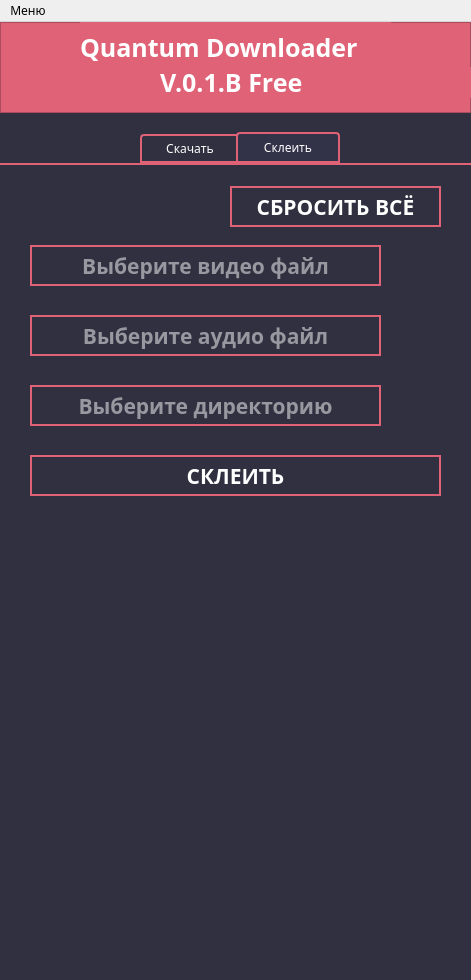
<?xml version="1.0" encoding="UTF-8"?>
<ui version="4.0">
 <class>MainWindow</class>
 <widget class="QMainWindow" name="MainWindow">
  <property name="geometry">
   <rect>
    <x>0</x>
    <y>0</y>
    <width>471</width>
    <height>980</height>
   </rect>
  </property>
  <property name="minimumSize">
   <size>
    <width>471</width>
    <height>980</height>
   </size>
  </property>
  <property name="maximumSize">
   <size>
    <width>471</width>
    <height>980</height>
   </size>
  </property>
  <property name="font">
   <font>
    <family>Montserrat</family>
    <weight>50</weight>
    <bold>false</bold>
   </font>
  </property>
  <property name="windowTitle">
   <string>MainWindow</string>
  </property>
  <property name="toolTipDuration">
   <number>-1</number>
  </property>
  <property name="styleSheet">
   <string notr="true">QComboBox {
color: white;
border: 2px solid #df6277;
}
  
QComboBox:drop-down {
    width: 0px;  /* set the width of the drop down */
}

QScrollBar:vertical {
     background-color: #46465d;
     width: 15px;
     margin: 15px 3px 15px 3px;
     border: 1px transparent #46465d;
     border-radius: 4px;
}

QScrollBar:handle:vertical {
     background-color: #df6277;         /* #605F5F; */
     min-height: 5px;
     border-radius: 4px;
}

QScrollBar:sub-line:vertical {
	 border: None;
     margin: 3px 0px 3px 0px;      /* # &lt;-------- */
     height: 10px;
     width: 10px;
     subcontrol-position: top;
     subcontrol-origin: margin;
}

QScrollBar:add-line:vertical {
	 border: None;
     margin: 3px 0px 3px 0px;     /* # &lt;-------- */
     height: 10px;
     width: 10px;
     subcontrol-position: bottom;
     subcontrol-origin: margin;
 }

QScrollBar:sub-line:vertical:hover, QScrollBar::sub-line:vertical:on {
               /* # &lt;-------- */
     height: 10px;
     width: 10px;
     subcontrol-position: top;
     subcontrol-origin: margin;
}


QScrollBar:add-line:vertical:hover, QScrollBar:add-line:vertical:on {              /* # &lt;-------- */
     height: 10px;
     width: 10px;
     subcontrol-position: bottom;
     subcontrol-origin: margin;
}

QScrollBar:up-arrow:vertical, QScrollBar:down-arrow:vertical {
     background: none;
}


QScrollBar:add-page:vertical, QScrollBar:sub-page:vertical {
     background: none;
}

QComboBox QAbstractItemView {
color: white;
border: 2px solid #df6277;
}
</string>
  </property>
  <property name="documentMode">
   <bool>true</bool>
  </property>
  <property name="dockNestingEnabled">
   <bool>true</bool>
  </property>
  <widget class="QWidget" name="centralwidget">
   <property name="styleSheet">
    <string notr="true">background-color: #303040;

</string>
   </property>
   <widget class="QFrame" name="frame">
    <property name="geometry">
     <rect>
      <x>0</x>
      <y>0</y>
      <width>471</width>
      <height>91</height>
     </rect>
    </property>
    <property name="styleSheet">
     <string notr="true">background-color: #df6277;</string>
    </property>
    <property name="frameShape">
     <enum>QFrame::StyledPanel</enum>
    </property>
    <property name="frameShadow">
     <enum>QFrame::Raised</enum>
    </property>
    <widget class="QLabel" name="label">
     <property name="geometry">
      <rect>
       <x>80</x>
       <y>0</y>
       <width>311</width>
       <height>51</height>
      </rect>
     </property>
     <property name="font">
      <font>
       <family>Montserrat</family>
       <pointsize>19</pointsize>
       <weight>75</weight>
       <bold>true</bold>
      </font>
     </property>
     <property name="styleSheet">
      <string notr="true">color: white;</string>
     </property>
     <property name="text">
      <string>Quantum Downloader</string>
     </property>
    </widget>
    <widget class="QLabel" name="label_2">
     <property name="geometry">
      <rect>
       <x>160</x>
       <y>45</y>
       <width>311</width>
       <height>31</height>
      </rect>
     </property>
     <property name="font">
      <font>
       <family>Montserrat</family>
       <pointsize>19</pointsize>
       <weight>75</weight>
       <bold>true</bold>
      </font>
     </property>
     <property name="styleSheet">
      <string notr="true">color: white;</string>
     </property>
     <property name="text">
      <string>V.0.1.B Free</string>
     </property>
    </widget>
   </widget>
   <widget class="QTabWidget" name="tabWidget">
    <property name="geometry">
     <rect>
      <x>-10</x>
      <y>110</y>
      <width>481</width>
      <height>851</height>
     </rect>
    </property>
    <property name="font">
     <font>
      <family>Montserrat</family>
      <pointsize>9</pointsize>
      <weight>50</weight>
      <bold>false</bold>
     </font>
    </property>
    <property name="styleSheet">
     <string notr="true">
 QTabWidget::pane { /* Рамка виджета со вкладками */

     border-top: 2px solid #df6277;
     position: absolute;
	 top: -0.8em;

 }

 QTabWidget::tab-bar {
     min-width: 200px;
	 left: 150px;
}

QTabBar::tab {
    background-color: #303040;
	border: 2px solid #df6277;
    color: white;
    border-bottom-color: #df6277; /* same as the pane color */
    border-top-left-radius: 4px;
    border-top-right-radius: 4px;
    padding: 4px;
}



QTabBar::tab:hover {
background-color: #2b2b3e;
}

QTabBar::tab:selected {
background-color: #323248;
margin-left: -4px;
margin-right: -4px;

}

QTabBar::tab:first:selected {
    margin-left: 0; /* the first selected tab has nothing to overlap with on the left */
}

QTabBar::tab:last:selected {
    margin-right: 0; /* the last selected tab has nothing to overlap with on the right */
}

QTabBar::tab:!selected {
    margin-top: 2px; /* make non-selected tabs look smaller */
}



</string>
    </property>
    <property name="currentIndex">
     <number>1</number>
    </property>
    <widget class="QWidget" name="basic">
     <property name="font">
      <font>
       <family>Montserrat</family>
       <pointsize>9</pointsize>
       <weight>50</weight>
       <bold>false</bold>
      </font>
     </property>
     <attribute name="title">
      <string>Скачать</string>
     </attribute>
     <widget class="QComboBox" name="tikaudio">
      <property name="geometry">
       <rect>
        <x>180</x>
        <y>575</y>
        <width>271</width>
        <height>41</height>
       </rect>
      </property>
      <property name="font">
       <font>
        <family>Montserrat</family>
        <pointsize>12</pointsize>
        <weight>75</weight>
        <bold>true</bold>
       </font>
      </property>
      <property name="toolTip">
       <string>&lt;html&gt;&lt;head/&gt;&lt;body&gt;&lt;p align=&quot;center&quot;&gt;Поле, где можно выбрать один из вариантов для загрузки аудиофайла &lt;/p&gt;&lt;/body&gt;&lt;/html&gt;</string>
      </property>
      <property name="styleSheet">
       <string notr="true"/>
      </property>
     </widget>
     <widget class="QPushButton" name="formatsvideo">
      <property name="geometry">
       <rect>
        <x>180</x>
        <y>240</y>
        <width>271</width>
        <height>41</height>
       </rect>
      </property>
      <property name="font">
       <font>
        <family>Montserrat</family>
        <pointsize>16</pointsize>
        <weight>75</weight>
        <bold>true</bold>
       </font>
      </property>
      <property name="toolTip">
       <string>&lt;html&gt;&lt;head/&gt;&lt;body&gt;&lt;p align=&quot;center&quot;&gt;Кнопка, чтобы узнать данные об доступных вариантах для загрузки видеофайла&lt;/p&gt;&lt;/body&gt;&lt;/html&gt;</string>
      </property>
      <property name="toolTipDuration">
       <number>-1</number>
      </property>
      <property name="styleSheet">
       <string notr="true">QPushButton {
color: white;
border: 2px solid #df6277;

}

QPushButton:hover {
background-color: #2b2b3e;
}

QPushButton:pressed {
background-color: #323248;
}</string>
      </property>
      <property name="text">
       <string>УЗНАТЬ ФОРМАТЫ</string>
      </property>
     </widget>
     <widget class="Line" name="line_2">
      <property name="geometry">
       <rect>
        <x>40</x>
        <y>490</y>
        <width>411</width>
        <height>16</height>
       </rect>
      </property>
      <property name="styleSheet">
       <string notr="true"/>
      </property>
      <property name="orientation">
       <enum>Qt::Horizontal</enum>
      </property>
     </widget>
     <widget class="QLabel" name="label_3">
      <property name="geometry">
       <rect>
        <x>30</x>
        <y>280</y>
        <width>131</width>
        <height>61</height>
       </rect>
      </property>
      <property name="font">
       <font>
        <family>Montserrat</family>
        <pointsize>16</pointsize>
        <weight>75</weight>
        <bold>true</bold>
       </font>
      </property>
      <property name="styleSheet">
       <string notr="true">color: white;</string>
      </property>
      <property name="text">
       <string>ФОРМАТЫ</string>
      </property>
     </widget>
     <widget class="QPushButton" name="formatsaudio">
      <property name="geometry">
       <rect>
        <x>180</x>
        <y>525</y>
        <width>271</width>
        <height>41</height>
       </rect>
      </property>
      <property name="font">
       <font>
        <family>Montserrat</family>
        <pointsize>16</pointsize>
        <weight>75</weight>
        <bold>true</bold>
       </font>
      </property>
      <property name="toolTip">
       <string>&lt;html&gt;&lt;head/&gt;&lt;body&gt;&lt;p align=&quot;center&quot;&gt;Кнопка, чтобы узнать данные об доступных вариантах для загрузки аудиофайла&lt;/p&gt;&lt;/body&gt;&lt;/html&gt;</string>
      </property>
      <property name="styleSheet">
       <string notr="true">QPushButton {
color: white;
border: 2px solid #df6277;
}

QPushButton:hover {
background-color: #2b2b3e;
}

QPushButton:pressed {
background-color: #323248;
}</string>
      </property>
      <property name="text">
       <string>УЗНАТЬ ФОРМАТЫ</string>
      </property>
     </widget>
     <widget class="QPushButton" name="downloadaudio">
      <property name="geometry">
       <rect>
        <x>40</x>
        <y>720</y>
        <width>411</width>
        <height>41</height>
       </rect>
      </property>
      <property name="font">
       <font>
        <family>Montserrat</family>
        <pointsize>16</pointsize>
        <weight>75</weight>
        <bold>true</bold>
       </font>
      </property>
      <property name="toolTip">
       <string>&lt;html&gt;&lt;head/&gt;&lt;body&gt;&lt;p align=&quot;center&quot;&gt;Кнопка для загрузки аудиофайла&lt;/p&gt;&lt;/body&gt;&lt;/html&gt;</string>
      </property>
      <property name="styleSheet">
       <string notr="true">QPushButton {
color: white;
border: 2px solid #df6277;
}

QPushButton:hover {
background-color: #2b2b3e;
}

QPushButton:pressed {
background-color: #323248;
}</string>
      </property>
      <property name="text">
       <string>СКАЧАТЬ АУДИО</string>
      </property>
     </widget>
     <widget class="QProgressBar" name="progress">
      <property name="geometry">
       <rect>
        <x>40</x>
        <y>370</y>
        <width>411</width>
        <height>31</height>
       </rect>
      </property>
      <property name="font">
       <font>
        <family>Montserrat</family>
        <pointsize>16</pointsize>
        <weight>75</weight>
        <bold>true</bold>
       </font>
      </property>
      <property name="toolTip">
       <string>&lt;html&gt;&lt;head/&gt;&lt;body&gt;&lt;p align=&quot;center&quot;&gt;Строка прогресса загрузки видеофайла&lt;/p&gt;&lt;/body&gt;&lt;/html&gt;</string>
      </property>
      <property name="styleSheet">
       <string notr="true">QProgressBar {
	border: 2px solid #df6277;
	color: white;
 }

QProgressBar::chunk {
     background-color: #05B8CC;
     width: 20px;
 }

QProgressBar {
	border: 2px solid #df6277;
     text-align: center;
 }</string>
      </property>
      <property name="value">
       <number>0</number>
      </property>
     </widget>
     <widget class="QRadioButton" name="audio">
      <property name="geometry">
       <rect>
        <x>40</x>
        <y>535</y>
        <width>111</width>
        <height>21</height>
       </rect>
      </property>
      <property name="font">
       <font>
        <family>Montserrat</family>
        <pointsize>16</pointsize>
        <weight>75</weight>
        <bold>true</bold>
       </font>
      </property>
      <property name="styleSheet">
       <string notr="true">color: white;</string>
      </property>
      <property name="text">
       <string>АУДИО</string>
      </property>
     </widget>
     <widget class="QLabel" name="label_4">
      <property name="geometry">
       <rect>
        <x>30</x>
        <y>565</y>
        <width>131</width>
        <height>61</height>
       </rect>
      </property>
      <property name="font">
       <font>
        <family>Montserrat</family>
        <pointsize>16</pointsize>
        <weight>75</weight>
        <bold>true</bold>
       </font>
      </property>
      <property name="styleSheet">
       <string notr="true">color: white;</string>
      </property>
      <property name="text">
       <string>ФОРМАТЫ</string>
      </property>
     </widget>
     <widget class="QLineEdit" name="url_yout">
      <property name="geometry">
       <rect>
        <x>40</x>
        <y>80</y>
        <width>411</width>
        <height>41</height>
       </rect>
      </property>
      <property name="font">
       <font>
        <family>Montserrat</family>
        <pointsize>16</pointsize>
        <weight>75</weight>
        <bold>true</bold>
        <stylestrategy>PreferDefault</stylestrategy>
       </font>
      </property>
      <property name="styleSheet">
       <string notr="true">color: white;
border: 2px solid #df6277;</string>
      </property>
      <property name="text">
       <string/>
      </property>
      <property name="alignment">
       <set>Qt::AlignCenter</set>
      </property>
      <property name="placeholderText">
       <string>Введите URL с YouTube</string>
      </property>
     </widget>
     <widget class="QRadioButton" name="video">
      <property name="geometry">
       <rect>
        <x>40</x>
        <y>250</y>
        <width>101</width>
        <height>21</height>
       </rect>
      </property>
      <property name="font">
       <font>
        <family>Montserrat</family>
        <pointsize>16</pointsize>
        <weight>75</weight>
        <bold>true</bold>
       </font>
      </property>
      <property name="styleSheet">
       <string notr="true">color: white;</string>
      </property>
      <property name="text">
       <string>ВИДЕО</string>
      </property>
     </widget>
     <widget class="Line" name="line">
      <property name="geometry">
       <rect>
        <x>40</x>
        <y>210</y>
        <width>411</width>
        <height>16</height>
       </rect>
      </property>
      <property name="styleSheet">
       <string notr="true"/>
      </property>
      <property name="orientation">
       <enum>Qt::Horizontal</enum>
      </property>
     </widget>
     <widget class="QLineEdit" name="outfile">
      <property name="geometry">
       <rect>
        <x>40</x>
        <y>150</y>
        <width>351</width>
        <height>41</height>
       </rect>
      </property>
      <property name="font">
       <font>
        <family>Montserrat</family>
        <pointsize>16</pointsize>
        <weight>75</weight>
        <bold>true</bold>
        <stylestrategy>PreferDefault</stylestrategy>
       </font>
      </property>
      <property name="styleSheet">
       <string notr="true">color: white;
border: 2px solid #df6277;</string>
      </property>
      <property name="text">
       <string/>
      </property>
      <property name="alignment">
       <set>Qt::AlignCenter</set>
      </property>
      <property name="placeholderText">
       <string>Выберите директорию</string>
      </property>
     </widget>
     <widget class="QProgressBar" name="progress_2">
      <property name="geometry">
       <rect>
        <x>40</x>
        <y>665</y>
        <width>411</width>
        <height>31</height>
       </rect>
      </property>
      <property name="font">
       <font>
        <family>Montserrat</family>
        <pointsize>16</pointsize>
        <weight>75</weight>
        <bold>true</bold>
       </font>
      </property>
      <property name="toolTip">
       <string>&lt;html&gt;&lt;head/&gt;&lt;body&gt;&lt;p align=&quot;center&quot;&gt;Строка прогресса загрузки аудиофайла&lt;/p&gt;&lt;/body&gt;&lt;/html&gt;</string>
      </property>
      <property name="styleSheet">
       <string notr="true">QProgressBar {
	border: 2px solid #df6277;
	color: white;
 }

QProgressBar::chunk {
     background-color: #05B8CC;
     width: 20px;
 }

QProgressBar {
	border: 2px solid #df6277;
     text-align: center;
 }</string>
      </property>
      <property name="value">
       <number>0</number>
      </property>
     </widget>
     <widget class="QComboBox" name="tikvideo">
      <property name="geometry">
       <rect>
        <x>180</x>
        <y>290</y>
        <width>271</width>
        <height>41</height>
       </rect>
      </property>
      <property name="font">
       <font>
        <family>Montserrat</family>
        <pointsize>12</pointsize>
        <weight>75</weight>
        <bold>true</bold>
       </font>
      </property>
      <property name="contextMenuPolicy">
       <enum>Qt::NoContextMenu</enum>
      </property>
      <property name="toolTip">
       <string>&lt;html&gt;&lt;head/&gt;&lt;body&gt;&lt;p align=&quot;center&quot;&gt;Поле, где можно выбрать один из вариантов для загрузки видеофайла &lt;/p&gt;&lt;/body&gt;&lt;/html&gt;</string>
      </property>
      <property name="layoutDirection">
       <enum>Qt::LeftToRight</enum>
      </property>
      <property name="styleSheet">
       <string notr="true"/>
      </property>
      <property name="inputMethodHints">
       <set>Qt::ImhNone</set>
      </property>
      <property name="editable">
       <bool>false</bool>
      </property>
      <property name="insertPolicy">
       <enum>QComboBox::NoInsert</enum>
      </property>
      <property name="frame">
       <bool>true</bool>
      </property>
     </widget>
     <widget class="QPushButton" name="downloadvideo">
      <property name="geometry">
       <rect>
        <x>40</x>
        <y>425</y>
        <width>411</width>
        <height>41</height>
       </rect>
      </property>
      <property name="font">
       <font>
        <family>Montserrat</family>
        <pointsize>16</pointsize>
        <weight>75</weight>
        <bold>true</bold>
       </font>
      </property>
      <property name="toolTip">
       <string>&lt;html&gt;&lt;head/&gt;&lt;body&gt;&lt;p align=&quot;center&quot;&gt;Кнопка для загрузки видеофайла&lt;/p&gt;&lt;/body&gt;&lt;/html&gt;</string>
      </property>
      <property name="styleSheet">
       <string notr="true">QPushButton {
color: white;
border: 2px solid #df6277;
}

QPushButton:hover {
background-color: #2b2b3e;
}

QPushButton:pressed {
background-color: #323248;
}</string>
      </property>
      <property name="text">
       <string>СКАЧАТЬ ВИДЕО</string>
      </property>
     </widget>
     <widget class="QPushButton" name="file">
      <property name="geometry">
       <rect>
        <x>400</x>
        <y>150</y>
        <width>51</width>
        <height>41</height>
       </rect>
      </property>
      <property name="toolTip">
       <string>&lt;html&gt;&lt;head/&gt;&lt;body&gt;&lt;p align=&quot;center&quot;&gt;Кнопка для указания директории&lt;/p&gt;&lt;/body&gt;&lt;/html&gt;</string>
      </property>
      <property name="styleSheet">
       <string notr="true">QPushButton {
border: None;
}</string>
      </property>
      <property name="text">
       <string/>
      </property>
      <property name="icon">
       <iconset resource="icons_ha.qrc">
        <normaloff>:/newPrefix/images/select_directory.png</normaloff>:/newPrefix/images/select_directory.png</iconset>
      </property>
      <property name="iconSize">
       <size>
        <width>35</width>
        <height>35</height>
       </size>
      </property>
      <property name="checkable">
       <bool>false</bool>
      </property>
     </widget>
     <widget class="QPushButton" name="sbrosdown">
      <property name="geometry">
       <rect>
        <x>240</x>
        <y>21</y>
        <width>211</width>
        <height>41</height>
       </rect>
      </property>
      <property name="font">
       <font>
        <family>Montserrat</family>
        <pointsize>16</pointsize>
        <weight>75</weight>
        <bold>true</bold>
       </font>
      </property>
      <property name="toolTip">
       <string>&lt;html&gt;&lt;head/&gt;&lt;body&gt;&lt;p align=&quot;center&quot;&gt;Кнопка для сброса всех данных во вкладке &amp;quot;Скачать&amp;quot;&lt;/p&gt;&lt;/body&gt;&lt;/html&gt;</string>
      </property>
      <property name="styleSheet">
       <string notr="true">QPushButton {
color: white;
border: 2px solid #df6277;
}

QPushButton:hover {
background-color: #2b2b3e;
}

QPushButton:pressed {
background-color: #323248;
}</string>
      </property>
      <property name="text">
       <string>СБРОСИТЬ ВСЁ</string>
      </property>
     </widget>
    </widget>
    <widget class="QWidget" name="add">
     <property name="font">
      <font>
       <family>Montserrat</family>
       <pointsize>9</pointsize>
      </font>
     </property>
     <attribute name="title">
      <string>Склеить</string>
     </attribute>
     <widget class="QLineEdit" name="son1">
      <property name="geometry">
       <rect>
        <x>40</x>
        <y>80</y>
        <width>351</width>
        <height>41</height>
       </rect>
      </property>
      <property name="font">
       <font>
        <family>Montserrat</family>
        <pointsize>16</pointsize>
        <weight>75</weight>
        <bold>true</bold>
        <stylestrategy>PreferDefault</stylestrategy>
       </font>
      </property>
      <property name="styleSheet">
       <string notr="true">color: white;
border: 2px solid #df6277;</string>
      </property>
      <property name="text">
       <string/>
      </property>
      <property name="alignment">
       <set>Qt::AlignCenter</set>
      </property>
      <property name="placeholderText">
       <string>Выберите видео файл</string>
      </property>
     </widget>
     <widget class="QLineEdit" name="son2">
      <property name="geometry">
       <rect>
        <x>40</x>
        <y>150</y>
        <width>351</width>
        <height>41</height>
       </rect>
      </property>
      <property name="font">
       <font>
        <family>Montserrat</family>
        <pointsize>16</pointsize>
        <weight>75</weight>
        <bold>true</bold>
        <stylestrategy>PreferDefault</stylestrategy>
       </font>
      </property>
      <property name="styleSheet">
       <string notr="true">color: white;
border: 2px solid #df6277;</string>
      </property>
      <property name="text">
       <string/>
      </property>
      <property name="alignment">
       <set>Qt::AlignCenter</set>
      </property>
      <property name="placeholderText">
       <string>Выберите аудио файл</string>
      </property>
     </widget>
     <widget class="QPushButton" name="son1_file">
      <property name="geometry">
       <rect>
        <x>400</x>
        <y>80</y>
        <width>51</width>
        <height>41</height>
       </rect>
      </property>
      <property name="toolTip">
       <string>&lt;html&gt;&lt;head/&gt;&lt;body&gt;&lt;p align=&quot;center&quot;&gt;Кнопк для указания видеофайла&lt;/p&gt;&lt;/body&gt;&lt;/html&gt;</string>
      </property>
      <property name="styleSheet">
       <string notr="true">QPushButton {
border: None;
}</string>
      </property>
      <property name="text">
       <string/>
      </property>
      <property name="icon">
       <iconset resource="icons_ha.qrc">
        <normaloff>:/newPrefix/images/select_file.png</normaloff>:/newPrefix/images/select_file.png</iconset>
      </property>
      <property name="iconSize">
       <size>
        <width>35</width>
        <height>35</height>
       </size>
      </property>
      <property name="checkable">
       <bool>false</bool>
      </property>
     </widget>
     <widget class="QPushButton" name="son2_file">
      <property name="geometry">
       <rect>
        <x>400</x>
        <y>150</y>
        <width>51</width>
        <height>41</height>
       </rect>
      </property>
      <property name="toolTip">
       <string>&lt;html&gt;&lt;head/&gt;&lt;body&gt;&lt;p align=&quot;center&quot;&gt;Кнопка для указания аудиофайла&lt;/p&gt;&lt;/body&gt;&lt;/html&gt;</string>
      </property>
      <property name="styleSheet">
       <string notr="true">QPushButton {
border: None;
}</string>
      </property>
      <property name="text">
       <string/>
      </property>
      <property name="icon">
       <iconset resource="icons_ha.qrc">
        <normaloff>:/newPrefix/images/select_file.png</normaloff>:/newPrefix/images/select_file.png</iconset>
      </property>
      <property name="iconSize">
       <size>
        <width>35</width>
        <height>35</height>
       </size>
      </property>
      <property name="checkable">
       <bool>false</bool>
      </property>
     </widget>
     <widget class="QPushButton" name="skvideoandaudio">
      <property name="geometry">
       <rect>
        <x>40</x>
        <y>290</y>
        <width>411</width>
        <height>41</height>
       </rect>
      </property>
      <property name="font">
       <font>
        <family>Montserrat</family>
        <pointsize>16</pointsize>
        <weight>75</weight>
        <bold>true</bold>
       </font>
      </property>
      <property name="toolTip">
       <string>&lt;html&gt;&lt;head/&gt;&lt;body&gt;&lt;p align=&quot;center&quot;&gt;Кнопка для склеивания видеофайла и аудиофайла&lt;/p&gt;&lt;/body&gt;&lt;/html&gt;</string>
      </property>
      <property name="styleSheet">
       <string notr="true">QPushButton {
color: white;
border: 2px solid #df6277;
}

QPushButton:hover {
background-color: #2b2b3e;
}

QPushButton:pressed {
background-color: #323248;
}</string>
      </property>
      <property name="text">
       <string>СКЛЕИТЬ</string>
      </property>
     </widget>
     <widget class="QPushButton" name="son3_file">
      <property name="geometry">
       <rect>
        <x>400</x>
        <y>220</y>
        <width>51</width>
        <height>41</height>
       </rect>
      </property>
      <property name="toolTip">
       <string>&lt;html&gt;&lt;head/&gt;&lt;body&gt;&lt;p align=&quot;center&quot;&gt;Кнопка для указания имени и директории выходного видеофайла&lt;/p&gt;&lt;/body&gt;&lt;/html&gt;</string>
      </property>
      <property name="styleSheet">
       <string notr="true">QPushButton {
border: None;
}</string>
      </property>
      <property name="text">
       <string/>
      </property>
      <property name="icon">
       <iconset resource="icons_ha.qrc">
        <normaloff>:/newPrefix/images/select_directory.png</normaloff>:/newPrefix/images/select_directory.png</iconset>
      </property>
      <property name="iconSize">
       <size>
        <width>35</width>
        <height>35</height>
       </size>
      </property>
      <property name="checkable">
       <bool>false</bool>
      </property>
     </widget>
     <widget class="QLineEdit" name="son3">
      <property name="geometry">
       <rect>
        <x>40</x>
        <y>220</y>
        <width>351</width>
        <height>41</height>
       </rect>
      </property>
      <property name="font">
       <font>
        <family>Montserrat</family>
        <pointsize>16</pointsize>
        <weight>75</weight>
        <bold>true</bold>
        <stylestrategy>PreferDefault</stylestrategy>
       </font>
      </property>
      <property name="styleSheet">
       <string notr="true">color: white;
border: 2px solid #df6277;</string>
      </property>
      <property name="text">
       <string/>
      </property>
      <property name="alignment">
       <set>Qt::AlignCenter</set>
      </property>
      <property name="placeholderText">
       <string>Выберите директорию</string>
      </property>
     </widget>
     <widget class="QPushButton" name="sbrosskl">
      <property name="geometry">
       <rect>
        <x>240</x>
        <y>21</y>
        <width>211</width>
        <height>41</height>
       </rect>
      </property>
      <property name="font">
       <font>
        <family>Montserrat</family>
        <pointsize>16</pointsize>
        <weight>75</weight>
        <bold>true</bold>
       </font>
      </property>
      <property name="toolTip">
       <string>&lt;html&gt;&lt;head/&gt;&lt;body&gt;&lt;p align=&quot;center&quot;&gt;Кнопка для сброса всех данных во вкладке &amp;quot;Склеить&amp;quot;&lt;/p&gt;&lt;/body&gt;&lt;/html&gt;</string>
      </property>
      <property name="styleSheet">
       <string notr="true">QPushButton {
color: white;
border: 2px solid #df6277;
}

QPushButton:hover {
background-color: #2b2b3e;
}

QPushButton:pressed {
background-color: #323248;
}</string>
      </property>
      <property name="text">
       <string>СБРОСИТЬ ВСЁ</string>
      </property>
     </widget>
    </widget>
   </widget>
  </widget>
  <widget class="QMenuBar" name="menubar">
   <property name="geometry">
    <rect>
     <x>0</x>
     <y>0</y>
     <width>471</width>
     <height>22</height>
    </rect>
   </property>
   <property name="font">
    <font>
     <family>Montserrat</family>
     <weight>50</weight>
     <bold>false</bold>
    </font>
   </property>
   <property name="styleSheet">
    <string notr="true"/>
   </property>
   <widget class="QMenu" name="menu">
    <property name="font">
     <font>
      <family>Montserrat</family>
     </font>
    </property>
    <property name="title">
     <string>Меню</string>
    </property>
    <property name="icon">
     <iconset resource="icons_ha.qrc">
      <normaloff>:/newPrefix/images/menu_programm.png</normaloff>:/newPrefix/images/menu_programm.png</iconset>
    </property>
    <addaction name="help"/>
    <addaction name="developer"/>
   </widget>
   <addaction name="menu"/>
  </widget>
  <action name="developer">
   <property name="checkable">
    <bool>true</bool>
   </property>
   <property name="icon">
    <iconset resource="icons_ha.qrc">
     <normaloff>:/newPrefix/images/internet_developer.png</normaloff>:/newPrefix/images/internet_developer.png</iconset>
   </property>
   <property name="text">
    <string>Связь с разработчиком</string>
   </property>
   <property name="font">
    <font>
     <family>Montserrat</family>
     <pointsize>9</pointsize>
    </font>
   </property>
   <property name="shortcut">
    <string>Ctrl+R</string>
   </property>
  </action>
  <action name="help">
   <property name="checkable">
    <bool>true</bool>
   </property>
   <property name="icon">
    <iconset resource="icons_ha.qrc">
     <normaloff>:/newPrefix/images/instruction.png</normaloff>:/newPrefix/images/instruction.png</iconset>
   </property>
   <property name="text">
    <string>Помощь</string>
   </property>
   <property name="font">
    <font>
     <family>Montserrat</family>
     <pointsize>9</pointsize>
    </font>
   </property>
   <property name="shortcut">
    <string>Ctrl+Q</string>
   </property>
  </action>
 </widget>
 <resources>
  <include location="icons_ha.qrc"/>
 </resources>
 <connections/>
</ui>
